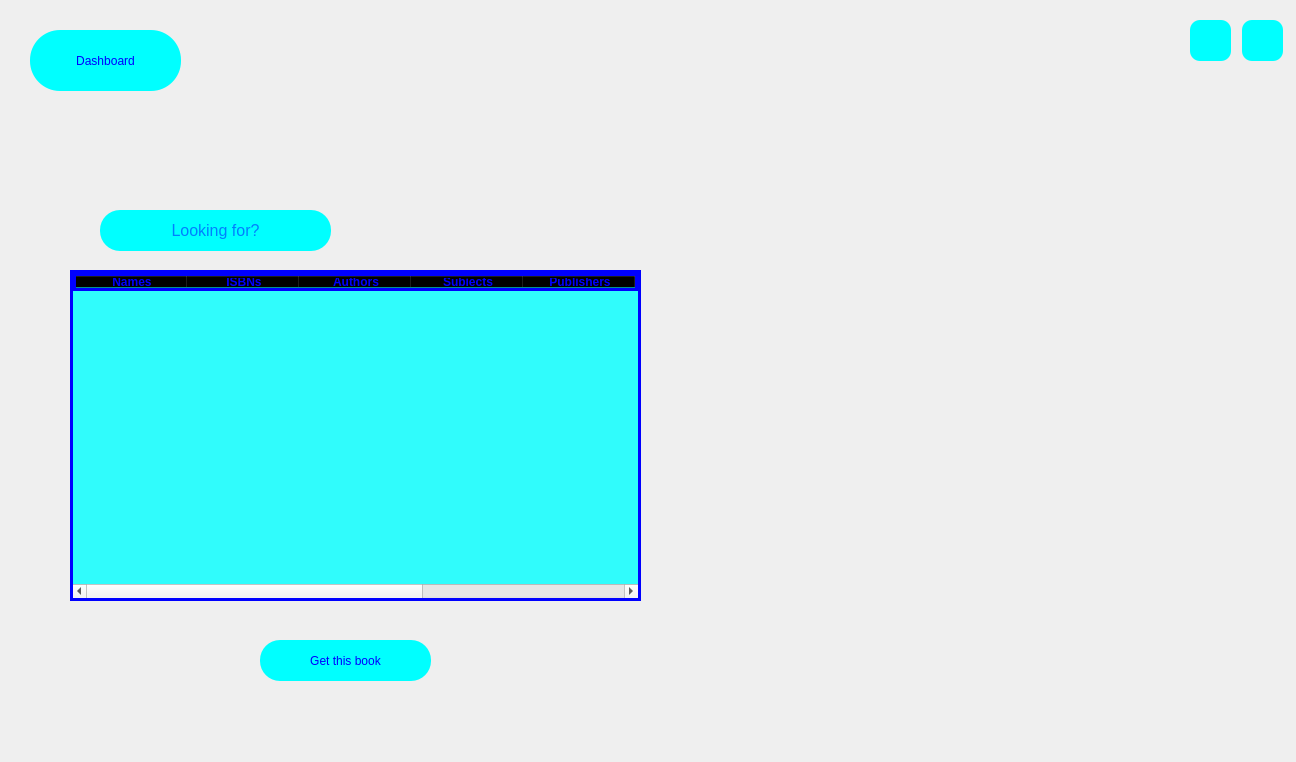
<?xml version="1.0" encoding="UTF-8"?>
<ui version="4.0">
 <class>girlGet</class>
 <widget class="QMainWindow" name="girlGet">
  <property name="geometry">
   <rect>
    <x>0</x>
    <y>0</y>
    <width>1296</width>
    <height>762</height>
   </rect>
  </property>
  <property name="minimumSize">
   <size>
    <width>1296</width>
    <height>762</height>
   </size>
  </property>
  <property name="maximumSize">
   <size>
    <width>1296</width>
    <height>762</height>
   </size>
  </property>
  <property name="windowTitle">
   <string>Get Book</string>
  </property>
  <property name="windowIcon">
   <iconset resource="icons.qrc">
    <normaloff>:/icons/icons/mainicon.png</normaloff>:/icons/icons/mainicon.png</iconset>
  </property>
  <property name="styleSheet">
   <string notr="true">#centralwidget
{
	border-image: url(:/new/photos/getGirl.jpg);
}
QPushButton
{
	color: rgb(0, 0, 255);
	background-color: rgb(0, 255, 255);
	font: 20pt &quot;Tw Cen MT Condensed Extra Bold&quot;;
    border-radius: 10px;
}
QPushButton:hover
{
	background-color: rgb(170, 255, 255);
}

</string>
  </property>
  <widget class="QWidget" name="centralwidget">
   <widget class="QPushButton" name="dashButton">
    <property name="geometry">
     <rect>
      <x>30</x>
      <y>30</y>
      <width>151</width>
      <height>61</height>
     </rect>
    </property>
    <property name="cursor">
     <cursorShape>PointingHandCursor</cursorShape>
    </property>
    <property name="styleSheet">
     <string notr="true">border-radius: 30px;
font: 24pt &quot;Tw Cen MT Condensed Extra Bold&quot;;</string>
    </property>
    <property name="text">
     <string>Dashboard</string>
    </property>
   </widget>
   <widget class="QPushButton" name="menuButton">
    <property name="geometry">
     <rect>
      <x>1190</x>
      <y>20</y>
      <width>41</width>
      <height>41</height>
     </rect>
    </property>
    <property name="cursor">
     <cursorShape>PointingHandCursor</cursorShape>
    </property>
    <property name="toolTip">
     <string>Back to main menu</string>
    </property>
    <property name="text">
     <string/>
    </property>
    <property name="icon">
     <iconset resource="icons.qrc">
      <normaloff>:/icons/icons/previous.png</normaloff>:/icons/icons/previous.png</iconset>
    </property>
    <property name="iconSize">
     <size>
      <width>30</width>
      <height>30</height>
     </size>
    </property>
   </widget>
   <widget class="QPushButton" name="getButton">
    <property name="geometry">
     <rect>
      <x>260</x>
      <y>640</y>
      <width>171</width>
      <height>41</height>
     </rect>
    </property>
    <property name="cursor">
     <cursorShape>PointingHandCursor</cursorShape>
    </property>
    <property name="styleSheet">
     <string notr="true">border-radius: 20px;</string>
    </property>
    <property name="text">
     <string>Get this book</string>
    </property>
   </widget>
   <widget class="QPushButton" name="closeButton">
    <property name="geometry">
     <rect>
      <x>1242</x>
      <y>20</y>
      <width>41</width>
      <height>41</height>
     </rect>
    </property>
    <property name="cursor">
     <cursorShape>PointingHandCursor</cursorShape>
    </property>
    <property name="toolTip">
     <string>Close the app</string>
    </property>
    <property name="text">
     <string/>
    </property>
    <property name="icon">
     <iconset resource="icons.qrc">
      <normaloff>:/icons/icons/error.png</normaloff>:/icons/icons/error.png</iconset>
    </property>
    <property name="iconSize">
     <size>
      <width>30</width>
      <height>30</height>
     </size>
    </property>
   </widget>
   <widget class="QTableWidget" name="tableWidget">
    <property name="geometry">
     <rect>
      <x>70</x>
      <y>270</y>
      <width>571</width>
      <height>331</height>
     </rect>
    </property>
    <property name="cursor" stdset="0">
     <cursorShape>PointingHandCursor</cursorShape>
    </property>
    <property name="styleSheet">
     <string notr="true">color: rgb(0, 0, 255);
border:3px solid rgb(0, 0, 255);
background-color: rgba(0, 255, 255, 0.8);
</string>
    </property>
    <property name="alternatingRowColors">
     <bool>true</bool>
    </property>
    <property name="selectionMode">
     <enum>QAbstractItemView::SingleSelection</enum>
    </property>
    <property name="selectionBehavior">
     <enum>QAbstractItemView::SelectRows</enum>
    </property>
    <property name="sortingEnabled">
     <bool>true</bool>
    </property>
    <attribute name="horizontalHeaderDefaultSectionSize">
     <number>112</number>
    </attribute>
    <column>
     <property name="text">
      <string>Names</string>
     </property>
     <property name="font">
      <font>
       <weight>75</weight>
       <bold>true</bold>
      </font>
     </property>
    </column>
    <column>
     <property name="text">
      <string>ISBNs</string>
     </property>
     <property name="font">
      <font>
       <weight>75</weight>
       <bold>true</bold>
      </font>
     </property>
    </column>
    <column>
     <property name="text">
      <string>Authors</string>
     </property>
     <property name="font">
      <font>
       <weight>75</weight>
       <bold>true</bold>
      </font>
     </property>
    </column>
    <column>
     <property name="text">
      <string>Subjects</string>
     </property>
     <property name="font">
      <font>
       <weight>75</weight>
       <bold>true</bold>
      </font>
     </property>
    </column>
    <column>
     <property name="text">
      <string>Publishers</string>
     </property>
     <property name="font">
      <font>
       <weight>75</weight>
       <bold>true</bold>
      </font>
     </property>
    </column>
    <column>
     <property name="text">
      <string>Languages</string>
     </property>
     <property name="font">
      <font>
       <weight>75</weight>
       <bold>true</bold>
      </font>
     </property>
    </column>
    <column>
     <property name="text">
      <string>Page Numbers</string>
     </property>
     <property name="font">
      <font>
       <weight>75</weight>
       <bold>true</bold>
      </font>
     </property>
    </column>
    <column>
     <property name="text">
      <string>Availablity</string>
     </property>
     <property name="font">
      <font>
       <weight>75</weight>
       <bold>true</bold>
      </font>
     </property>
    </column>
   </widget>
   <widget class="QLineEdit" name="lineEdit">
    <property name="geometry">
     <rect>
      <x>100</x>
      <y>210</y>
      <width>231</width>
      <height>41</height>
     </rect>
    </property>
    <property name="font">
     <font>
      <pointsize>12</pointsize>
     </font>
    </property>
    <property name="styleSheet">
     <string notr="true">border-radius: 20px;
color: rgb(0, 0, 255);
background-color: rgb(0, 255, 255);</string>
    </property>
    <property name="alignment">
     <set>Qt::AlignCenter</set>
    </property>
    <property name="placeholderText">
     <string>Looking for?</string>
    </property>
   </widget>
  </widget>
 </widget>
 <resources>
  <include location="icons.qrc"/>
 </resources>
 <connections/>
</ui>
